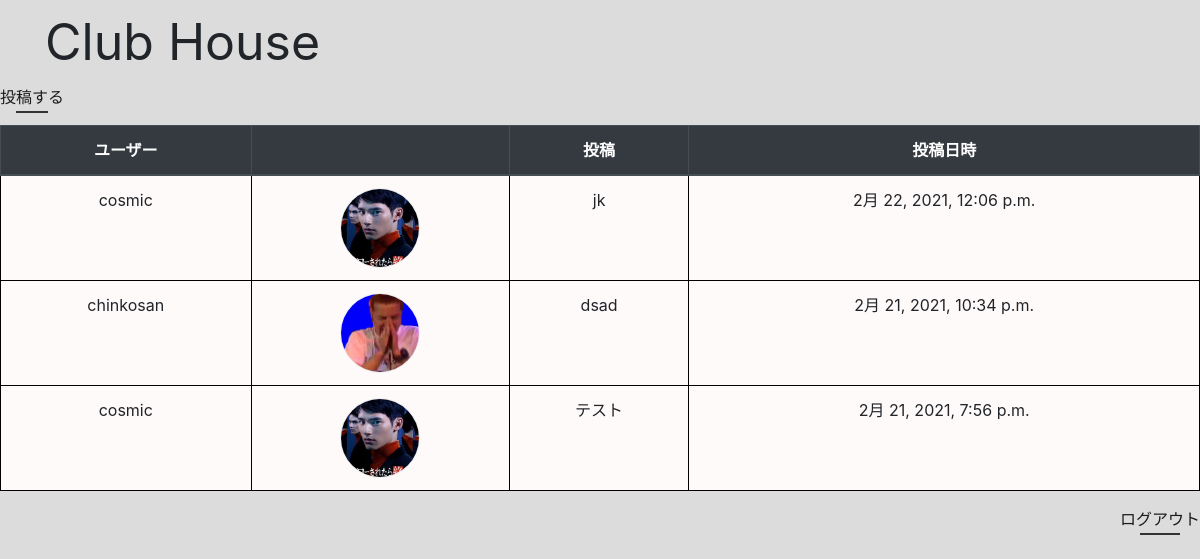
Page /cosmicsns/list/ (signed in) on the committed database.
### cosmicsns/models.py (models this page shows, shortened)
class Posts(models.Model):
    message = models.CharField(max_length=200)
    author = models.ForeignKey(User, on_delete=models.CASCADE)
    postedtime = models.DateTimeField(default=timezone.now)

class User(AbstractUser):
    username = models.CharField(max_length=50, unique=True)
    email = models.EmailField(unique=True)
    icon = models.ImageField(upload_to='profiles',blank=True, null=True)
    introduce = models.CharField(max_length=200,blank=True, null=True)

### cosmicsns/views.py (the view)
# urls.py: path('list/', views.PostsList.as_view(),name='list'),
class PostsList(LoginRequiredMixin,ListView):
    model = Posts
    template_name = "cosmicsns/posts_list.html"
    def get_queryset(self):
        object_list = Posts.objects.all()
        object_list = object_list.order_by('postedtime')
        object_list = object_list.reverse()
        return object_list

### cosmicsns/templates/cosmicsns/posts_list.html (shortened to what this page needs)
{% extends "base.html" %}
{% block main %}
 <p><a href="{% url 'cosmicsns:tweet' %}" class="border_spread_btn">投稿する</a></p>
<table class="table">
	<thead class="thead-dark">
		<tr>
			<th>ユーザー</th>
			<th></th>
			<th>投稿</th>
			<th>投稿日時</th>
		</tr>
	</thead>
	<tbody>
	{% for item in object_list %}
		<tr>
			<td scope="row">{{ item.author.username }}</td>
			<td scope="row"><img src="{{ item.author.icon.url }}" class="user-icon"></td>
			<td>{{ item.message }}</td>
			<td>{{ item.postedtime }}</td>
		</tr>
	{% endfor %}
	</tbody>
</table>
 <p align="right"><a href="{% url 'cosmicsns:logout' %}" class="border_spread_btn">ログアウト</a></p>
{% endblock %}

### templates/base.html (shortened to what this page needs)
{% load static %}
<!doctype html>
<html lang="ja">
	<head>
		<link rel="stylesheet" href="{% static '/bootstrap/css/bootstrap.min.css' %}">
	</head>
	<body>
		<div class="container">
			<nav  class="nav">
				<div class="navbar-brand" style="font-size:50px;" >Club House</div>
			</nav>
		</div>
	{% block main %}{% endblock %}
	</body>
</html>

### cosmicsns/templates/cosmicsns/posts_list.html (style rules this page uses)
.border_spread_btn { position: relative; display: inline-block; color: #1B1B1B; text-decoration: none; }
.border_spread_btn::after { position: absolute; bottom: -4px; left: 0; content: ''; width: 100%; height: 2px; background: #333; transform: scale(0.5, 1); transform-origin: center top; transition: transform .3s; }
body { background: #dcdcdc; }
table { text-align: center; border-collapse: collapse; }
table td, table th { border: solid 1px black; }
table td { border: solid 1px black; background: snow; }
table th { border: solid 1px black; }
.user-icon { height: 80px; width: 80px; object-fit: cover; border-radius: 50%; border: 1.5px solid #eee; }

### rows in the picture
Posts: author.username "cosmic", author.icon (picture), message "jk", postedtime "2月 22, 2021, 12:06 p.m."
Posts: author.username "chinkosan", author.icon (picture), message "dsad", postedtime "2月 21, 2021, 10:34 p.m."
Posts: author.username "cosmic", author.icon (picture), message "テスト", postedtime "2月 21, 2021, 7:56 p.m."
